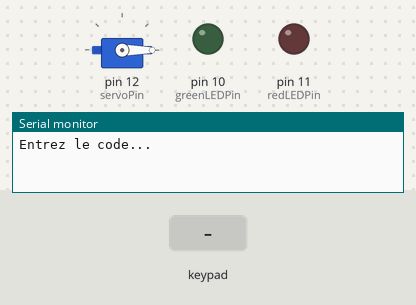
A sketch run on a simulated Arduino Uno, built with avr-gcc and run on an emulated ATmega328P. Shown: servo, output pins drawn as LEDs (lit = HIGH), the last lines printed to the serial monitor. The test bench sets the inputs (shaded band).

Above: at 1.2 s.
1.3 s: keypad keys 2 5 0 5 # pressed 0.4 s apart
At 3.7 s:
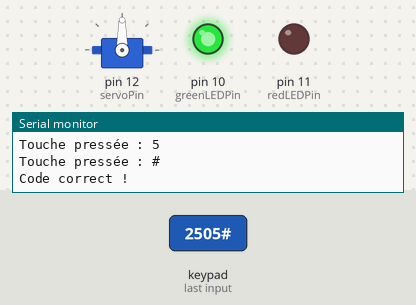
At 4.3 s:
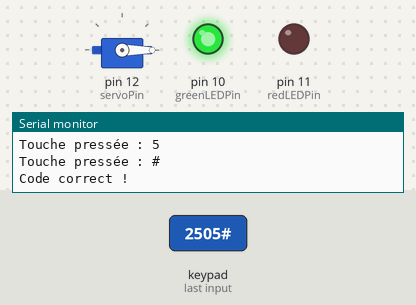
5.9 s: key '#' pressed
At 6.7 s:
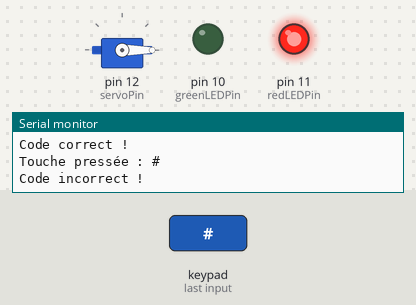
Timing chart, 0 to 8.9 s (numbered marks = the images above; inputs shaded):
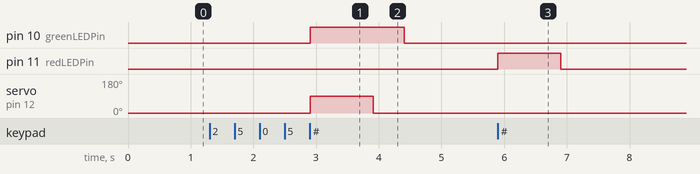

The sketch:

Code___servo.ino
```cpp
#include <Keypad.h>
#include <Servo.h>  // Ajouter la bibliothèque pour contrôler le servo moteur

// Dimensions du clavier
const byte ROWS = 4; // 4 lignes
const byte COLS = 4; // 4 colonnes

// Disposition des touches dans l'ordre que tu as donné
char keys[ROWS][COLS] = {
  {'D','C','B','A'},    // Première ligne : D C B A
  {'#','9','6','3'},    // Deuxième ligne : # 9 6 3
  {'0','8','5','2'},    // Troisième ligne : 0 8 5 2
  {'*','7','4','1'}     // Quatrième ligne : * 7 4 1
};

// Connexions des lignes et des colonnes
byte rowPins[ROWS] = {2, 3, 4, 5}; // Lignes 1 à 4
byte colPins[COLS] = {6, 7, 8, 9}; // Colonnes 1 à 4

Keypad keypad = Keypad(makeKeymap(keys), rowPins, colPins, ROWS, COLS);

const String correctPassword = "2505";  // Mot de passe valide
String enteredPassword = "";  // Ce que l'on entre

const int greenLEDPin = 10;  // LED verte
const int redLEDPin = 11;    // LED rouge
const int servoPin = 12;     // Broche pour le contrôle du servo

Servo myServo;  // Créer une instance du servo moteur

void setup() {
  Serial.begin(9600);
  pinMode(greenLEDPin, OUTPUT);
  pinMode(redLEDPin, OUTPUT);
  myServo.attach(servoPin);  // Attacher le servo à la broche 12
  myServo.write(0);  // Placer le servo à la position initiale (0°)
  Serial.println("Entrez le code...");
}

void loop() {
  char key = keypad.getKey(); // Lire la touche appuyée

  if (key != NO_KEY) {  // Si une touche est pressée
    Serial.print("Touche pressée : ");
    Serial.println(key);

    if (key == '#') { // Validation du mot de passe
      if (enteredPassword == correctPassword) {
        Serial.println("Code correct !");
        digitalWrite(greenLEDPin, HIGH);  // Allumer la LED verte
        myServo.write(90);  // Déplacer le servo à 90° (mouvement du moteur)
        delay(1000);         // Attendre 1 seconde
        myServo.write(0);   // Revenir à la position initiale (0°)
        delay(500);          // Attendre avant de pouvoir entrer un autre code
        digitalWrite(greenLEDPin, LOW);   // Éteindre la LED verte
      } else {
        Serial.println("Code incorrect !");
        digitalWrite(redLEDPin, HIGH);  // Allumer la LED rouge
        delay(1000);                    // Garder la LED allumée pendant 1 seconde
        digitalWrite(redLEDPin, LOW);   // Éteindre la LED rouge
      }
      enteredPassword = "";  // Réinitialiser l'entrée
    }
    else if (key == '*') {  // Si on appuie sur '*' pour annuler
      enteredPassword = "";  // Effacer le mot de passe
      Serial.println("Mot de passe effacé.");
    }
    else {
      enteredPassword += key;  // Ajouter la touche à l'entrée
    }
  }
}
```

Measured:
- after the input at 1.3 s, pin 10 (greenLEDPin): LOW → HIGH after 1.6 s, → LOW 1.5 s later; servo on pin 12 (servoPin): 0° → 90° after 1.6 s, → 0° 1.0 s later
- after the input at 5.9 s, pin 11 (redLEDPin): LOW → HIGH at once, → LOW 1.0 s later
